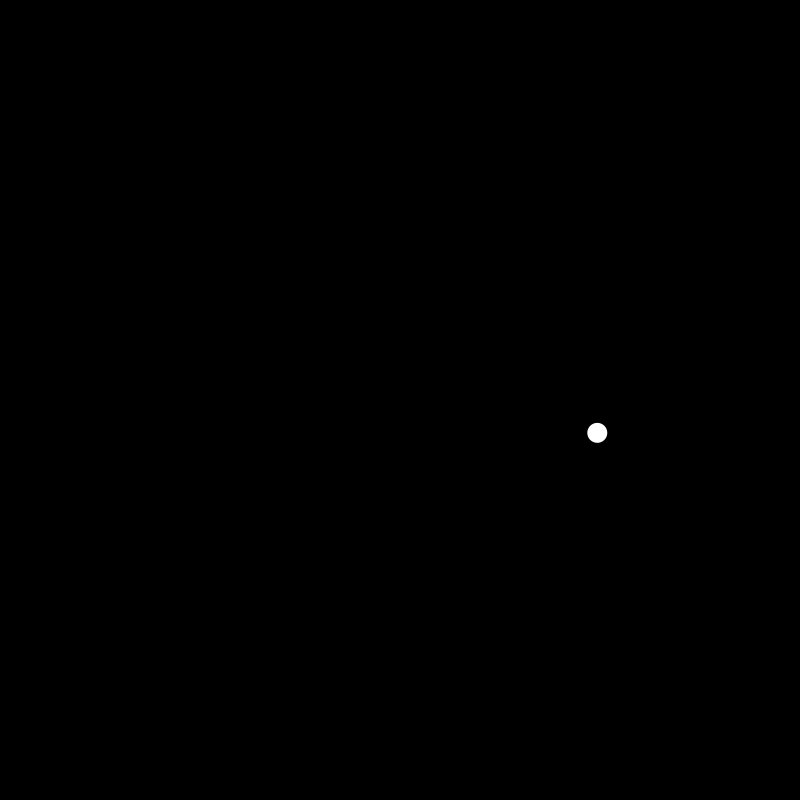
Frame 1 (no input)
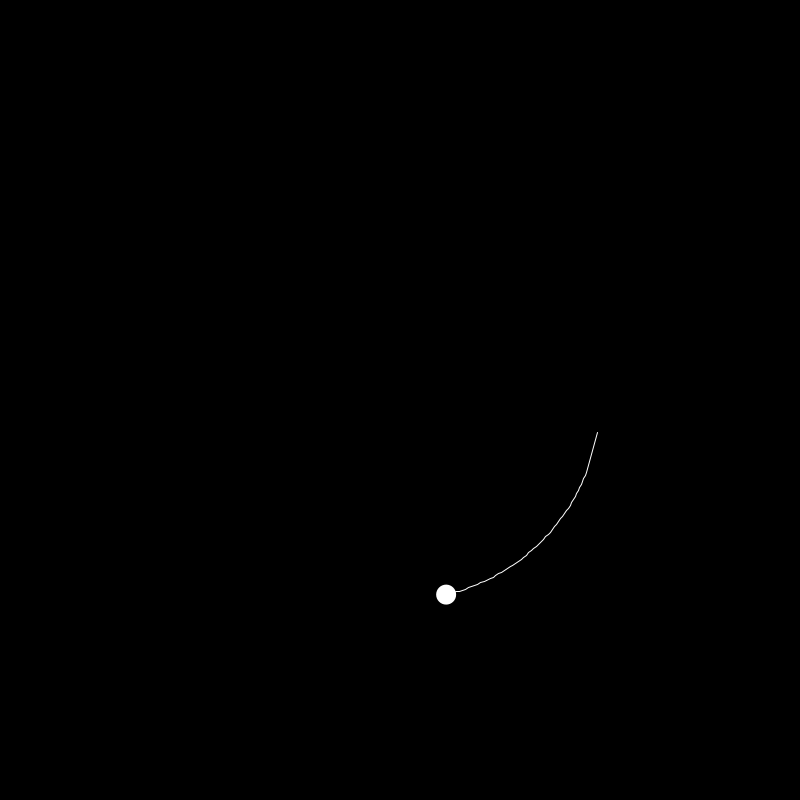
Frame 60 (the mouse pressed at the canvas centre just before this capture)
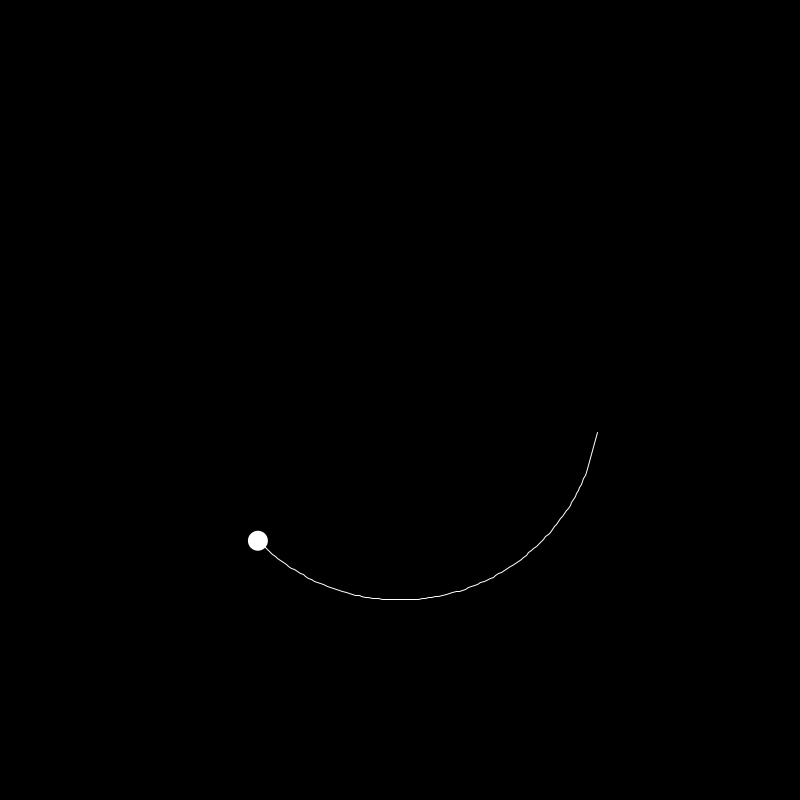
Frame 120 (the mouse held since frame 60 and released just before this capture)

The Processing sketch that drew these frames (run headless with seeded random() and noise(); from frame 60 on, the mouse is pressed at the canvas centre):

// Processing sketch: sin2
// ── sin2.pde


ArrayList<PVector> line = new ArrayList<PVector>();

void setup(){
  
  size(800,800);
}

void draw(){
  background(0);
  ellipseMode(CENTER);
  noStroke();
  fill(255);
  float time = millis()/1000.0;
  float xOrig = 400;
  float yOrig = 400;
  
  // circle
  float radius = 200;
  
  // flower
  //float radius = map(sin(time*7), -1, 1, 100, 300);
  
  float angle = time;
  float x = xOrig + radius * cos(angle);
  float y = yOrig + radius * sin(angle);
  ellipse(x,y,20,20);
  line.add(new PVector(x,y));
  
  stroke(255);
  noFill();
  beginShape();
  for (int i = 0; i < line.size(); i++){
    vertex(line.get(i).x, 
            line.get(i).y);
  }
  endShape();
  
  if (line.size() > 200){
    line.remove(0); 
  }
  

  
}
